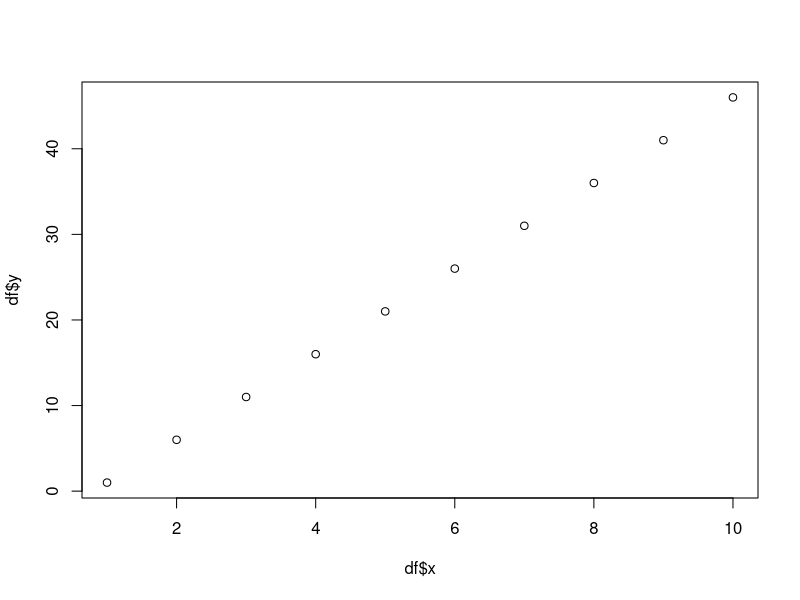
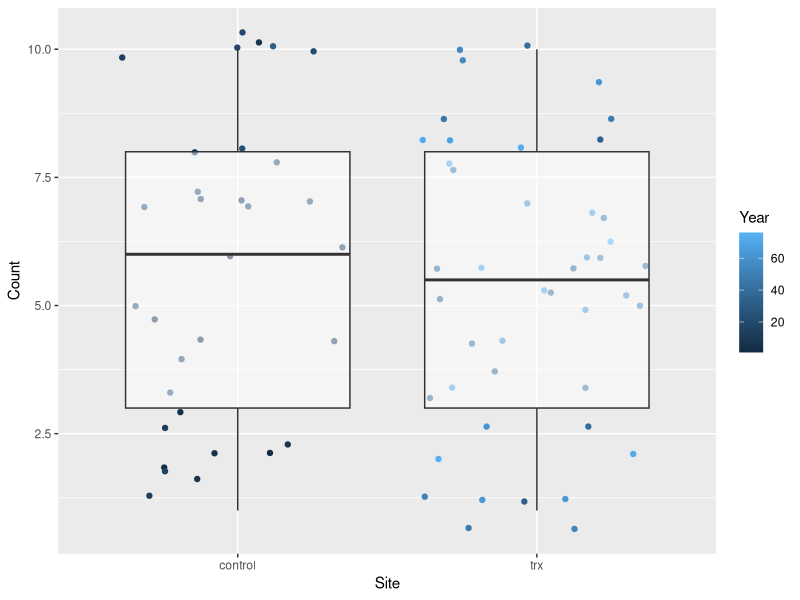
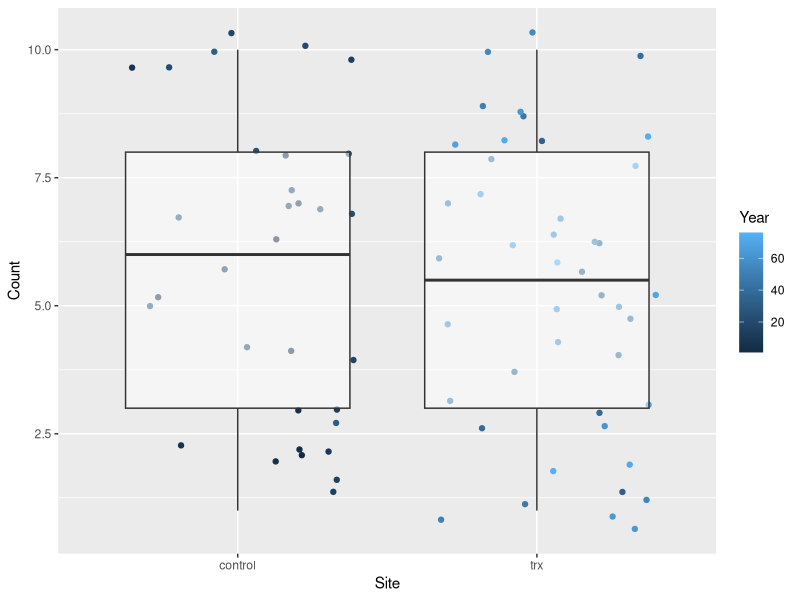

These charts were generated, in order, by the following R code:
## ---- chunk 1
knitr::opts_chunk$set(echo = TRUE)
library(tidyverse)
library(ggplot2)
## ---- chunk 2
x <- seq(1, 10, 1)
y <- seq(1, 50, 5)

df <- as.data.frame(cbind(x, y))

plot(df$x, df$y)
## ---- chunk 3
sample <- read.csv("growth measurements.csv")

sample_lm <- lm(Bud_growth ~ Species*Light, data = sample)
sample_anova <- anova(sample_lm)
sample_lm_output <- summary(sample_lm)

sample_anova
sample_lm_output
## ---- chunk 4
test <- read.csv("test_data.csv")
test_lm<- lm(Count ~ Year*Site, data = test) 
test_anova<- anova(test_lm)
test_lm_output<- summary(test_lm)

test_anova
test_lm_output

#make a plot of data
ggplot(data = test, aes(x = Site, y = Count, color = Year)) +
  geom_point(aes(x = Site, y = Count, color = Year), position = 'jitter') +
  geom_boxplot(aes(x = Site, y = Count), alpha = 0.5)

#save plot
ggsave("Molly_testdata.jpeg", plot = last_plot(), device = jpeg())
## ---- chunk 5
#input results as notes

test_anova
#Analysis of Variance Table

#Response: Count
#          Df Sum Sq Mean Sq F value  Pr(>F)  
#Year       1   1.07   1.066  0.1402 0.70915  
#Site       1  21.00  21.002  2.7617 0.10089  
#Year:Site  1  33.36  33.361  4.3868 0.03974 *
#Residuals 72 547.56   7.605                  
#---
#Signif. codes:  0 ‘***’ 0.001 ‘**’ 0.01 ‘*’ 0.05 ‘.’ 0.1 ‘ ’ 1

test_lm_output

#Call:
#lm(formula = Count ~ Year * Site, data = test)

#Residuals:
#    Min      1Q  Median      3Q     Max 
#-4.7020 -2.2066 -0.1157  2.2011  5.6323 

#Coefficients:
#             Estimate Std. Error t value Pr(>|t|)   
#(Intercept)   3.39516    0.99831   3.401   0.0011 **
#Year          0.13893    0.05280   2.631   0.0104 * 
#Sitetrx       1.46566    2.08643   0.702   0.4847   
#Year:Sitetrx -0.13012    0.06213  -2.094   0.0397 * 
#---
#Signif. codes:  0 ‘***’ 0.001 ‘**’ 0.01 ‘*’ 0.05 ‘.’ 0.1 ‘ ’ 1

#Residual standard error: 2.758 on 72 degrees of freedom
#Multiple R-squared:  0.09193,	Adjusted R-squared:  0.05409 
#F-statistic:  2.43 on 3 and 72 DF,  p-value: 0.0722
